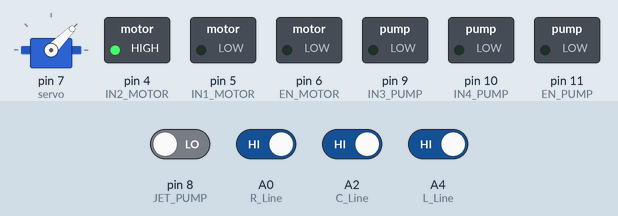
Recording of a sketch running on a simulated Arduino Uno, built with avr-gcc and run on an emulated ATmega328P. Parts: servo, switched loads named in the sketch (green lamp = pin HIGH). The test bench sets the inputs (shaded band); at power-on: A0 (R_Line), A2 (C_Line), A4 (L_Line) HIGH, pin 8 (JET_PUMP) LOW. What the sketch prints to the serial monitor is not drawn.

Above: at 1.2 s.
1.3 s: A0 (R_Line) driven LOW
At 3.1 s:
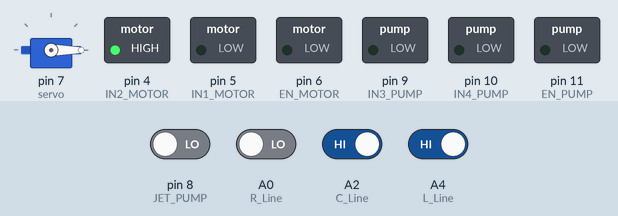
4.3 s: A4 (L_Line) driven LOW
At 5.41 s:
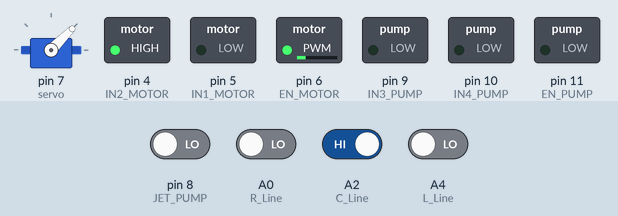
7.3 s: pin 8 (JET_PUMP) driven HIGH
At 8.4 s:
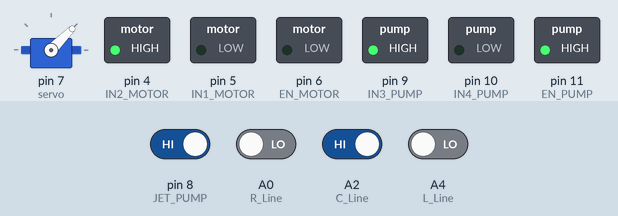
10.3 s: A0 (R_Line) driven HIGH
At 11.28 s:
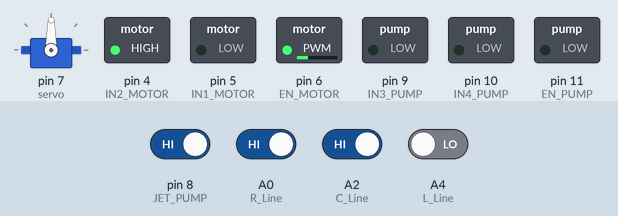
13.3 s: A4 (L_Line) driven HIGH
At 14.5 s:
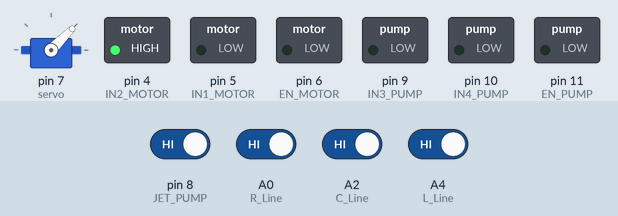
14.8 s: A0 (R_Line) driven LOW
At 17.9 s:
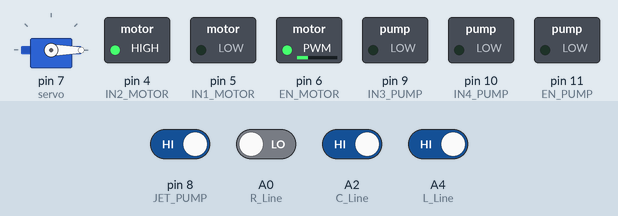
Timing chart, 0 to 18.8 s (numbered marks = the images above; inputs shaded):
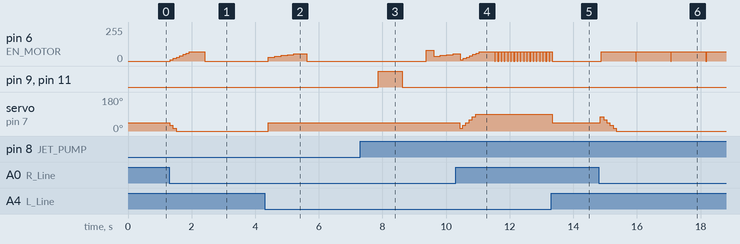

Measured:
- after the input at 1.3 s, pin 6 (EN_MOTOR): rises from 0/255 to 70/255 in 0.60 s, then falls to 0/255 in 0.48 s; servo on pin 7 (servo): 45° → 30° at once, → 15° 0.10 s later, → 0° 0.10 s later
- after the input at 4.3 s, servo on pin 7 (servo): 0° → 45° after 0.12 s
- after the input at 7.3 s, pin 9 (IN3_PUMP), pin 11 (EN_PUMP): LOW → HIGH after 0.57 s, → LOW 0.75 s later
- after the input at 10.3 s, servo on pin 7 (servo): 45° → 15° after 0.12 s, → 30° 0.10 s later, → 45° 0.10 s later, → 60° 0.10 s later, … (6 changes in this stretch)
- after the input at 13.3 s, pin 6 (EN_MOTOR): goes on until 13.3 s, then stays 0/255; servo on pin 7 (servo): 90° → 45° at once
- after the input at 14.8 s, pin 6 (EN_MOTOR): 0/255 → 70/255 after 0.07 s; servo on pin 7 (servo): 45° → 75° after 0.05 s, → 60° 0.10 s later, → 45° 0.10 s later, → 30° 0.10 s later, … (6 changes in this stretch)

The sketch:

sec_cnt_test.ino
```cpp
#include <Servo.h> //Servo 라이브러리

Servo servo;      // Servo 클래스로 servo객체 생성

// 모터속도인가변수 중앙, 우측, 좌측 순
int spd_c=30; int spd_r=0; int spd_l=0;

#define EN_MOTOR  6   // 모터의 Enable & PWM
#define IN1_MOTOR  5      // 구동 모터 제어선 IN1
#define IN2_MOTOR  4      // 구동 모터 제어선 IN2
#define JET_PUMP 8
#define IN3_PUMP 9 // 펌프 제어
#define IN4_PUMP 10
#define EN_PUMP 11 // 펌프 제어
#define ARD_DIST 3
int cnt_mov = 0;

//const int INTERRUPT_PIN = 2;  // 인터럽트 핀

int value = 45;
int ANGLE = 45; // 다른 방향에서 직진으로 바뀔 때 돌아와야할 각도
int L_Line = A4;      // 왼쪽 라인트레이서 센서는 A4 핀에 연결
int C_Line = A2;      // 가운데 라인트레이서 센서는 A2 핀에 연결
int R_Line = A0;     // 오른쪽 라인트레이서 센서는 A0 핀에 연결

int SL = 0; int SC = 0; int SR = 0; // 라인트레이싱용 변수
int cnt=0; int cnt_r=0; int cnt_l=0;
int p=0;

volatile bool isMotorOn = false;

void setup()
{
  Serial.begin(9600); // 시리얼 모니터 사용
  servo.attach(7);     //맴버함수인 attach : 핀 설정 digital 7
  servo.write(ANGLE); // 정면을 바라보는 각도값
  pinMode(EN_MOTOR,OUTPUT); // 모터 출력을 위한 설정
  pinMode(IN1_MOTOR,OUTPUT); // 모터 방향을 위한 설정
  pinMode(IN2_MOTOR,OUTPUT); // 모터 방향을 위한 설정
  pinMode(EN_PUMP,OUTPUT);  // 펌프 출력을 위한 설정
  pinMode(IN4_PUMP,OUTPUT);  // 펌프 출력을 위한 설정
  pinMode(IN3_PUMP,OUTPUT);
  pinMode(JET_PUMP,INPUT);

  digitalWrite(IN4_PUMP,LOW);   // 멈춤
  digitalWrite(IN3_PUMP,LOW);
  digitalWrite(IN2_MOTOR,HIGH);  // 모터 정방향 회전
  digitalWrite(IN1_MOTOR,LOW);
}

void motor_speed(int spd)
{
  analogWrite(EN_MOTOR,spd);  // 모터 속도값 할당
}

void motor_on(int ANGLE, int JET)
{
  JET = digitalRead(JET_PUMP);

  if(isMotorOn== false && JET == HIGH)
  {
    // 모터가 꺼져있는 경우
    motor_speed(0);
    delay(250);
    digitalWrite(EN_PUMP,HIGH);
    digitalWrite(IN3_PUMP, HIGH);    // 모터 방향 설정
    digitalWrite(IN4_PUMP, LOW);
    analogWrite(EN_PUMP, 255);       // 모터 속도 설정 (0~255)
    delay(750);
    isMotorOn = true;            // 모터 상태 업데이트
    digitalWrite(EN_PUMP,LOW);
    digitalWrite(IN4_PUMP,LOW);   //정지
    digitalWrite(IN3_PUMP,LOW);
    delay(750);
    motor_speed(80);
    delay(250);
  }
  else if(JET == LOW)
  {
    isMotorOn = false;
    servo.write(ANGLE);
    delay(2000);
  }
}

void loop()
{
  int L = digitalRead(L_Line);
  int C = digitalRead(C_Line);
  int R = digitalRead(R_Line);

  Serial.print("digital L : ");
  Serial.print(L);
  Serial.print(" C : ");
  Serial.print(C);
  Serial.print(" R : ");
  Serial.print(R);
  Serial.println(" 시작");

  int JET=0;
  if ( L == LOW && C == LOW && R == LOW ) // 0 0 0
  {
    L = SL; C = SC; R = SR;
  }

  if(L==LOW && C==HIGH && R==LOW) // 0 1 0
  {
    servo.write(ANGLE); //value값의 각도로 회전. ex) value가 90이라면 90도 회전
//    jet_on(JET);
    Serial.println("직진");

    cnt+=1;
    motor_speed(spd_c);
    delay(200);

    if(cnt>5)
    {
      motor_speed(0);
      cnt=0;
      spd_c=30;
      // digitalWrite(ARD_DIST,HIGH);
//      p++;
      delay(2000);
      motor_on(ANGLE, JET);
//      delay(3000);
    }

    spd_c+=6;
    if(spd_c > 54)
    {
      spd_c = 54; //54
    }
    //    pause(JET);
  }

  else if (L == LOW && R == HIGH ) // 0 0 1, 0 1 1 우
  {
    Serial.println("우회전");

    value+=15;
    if(value>ANGLE*2)
    {
      value = ANGLE*2;
    }
    cnt_r+=1;
    servo.write(value); //value값의 각도로 회전. ex) value가 90이라면 90도 회전
    delay(20);
//    jet_on(JET);

    spd_r+=10;
    if(spd_r > 70)
    {
      spd_r=70;
    }

    motor_speed(spd_r);
    delay(80); //50

    if(cnt_r>10)
    {
      motor_speed(0);
      motor_on(value, JET);
      // digitalWrite(ARD_DIST,HIGH);
//      delay(3000);
    }
  }

  else if (L == HIGH && R == LOW ) // 1 0 0, 1 1 0
  {
    Serial.println("좌회전");
    value-=15;
    if(value<0)
    {
      value = 0;
    }

    servo.write(value); //value값의 각도로 회전. ex) value가 90이라면 90도 회전
    delay(20);
    // jet_on(JET);
    cnt_l+=1;

    spd_l+=10; // 20
    if(spd_l > 70)
    {
      spd_l=70; //100
    }

    motor_speed(spd_l);
    delay(80); //50

    if(cnt_l>10)
    {
      motor_speed(0);
      cnt_l=0;
      // digitalWrite(ARD_DIST,HIGH);
      motor_on(value, JET);
//      delay(3000);
    }
  }

  else if ( L == HIGH && C == HIGH && R == HIGH ) // 1 1 1
  {
    servo.write(ANGLE); //value값의 각도로 회전. ex) value가 90이라면 90도 회전
    Serial.println("정지");
    motor_speed(0);
    delay(100);
  }

  SL = L; SC = C; SR = R;
}
```
